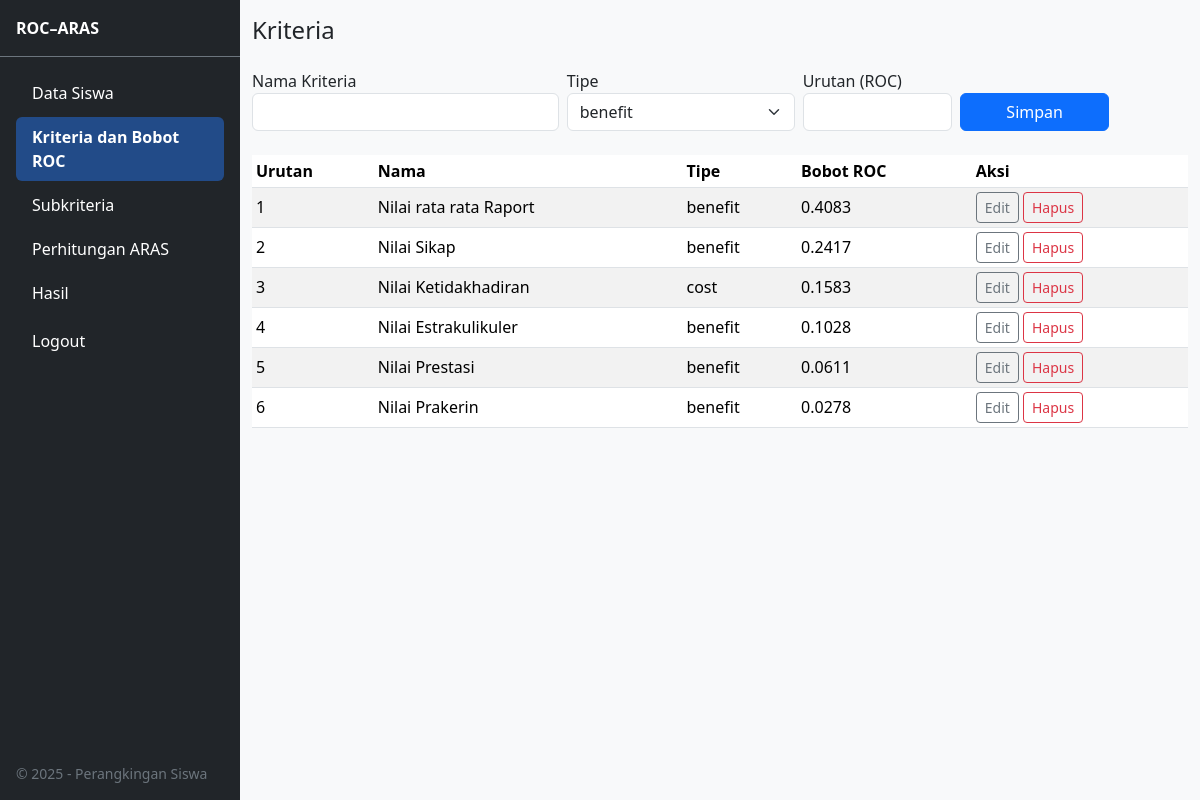
The page /criteria (signed in) on the database its author committed.
### app/models.py (models this page shows)
class Criteria(db.Model):
    id = db.Column(db.Integer, primary_key=True)
    name = db.Column(db.String(200), nullable=False)
    ctype = db.Column(db.String(20), nullable=False)  # 'benefit' or 'cost'
    display_order = db.Column(db.Integer, default=1)  # used by ROC

### app/routes.py (the view)
@main_bp.route("/criteria", methods=["GET","POST"])
@login_required
def criteria_list():
    form = CriteriaForm()
    if form.validate_on_submit():
        c = Criteria(name=form.name.data.strip(), ctype=form.ctype.data, display_order=form.display_order.data)
        db.session.add(c)
        db.session.commit()
        flash("Kriteria ditambahkan.", "success")
        return redirect(url_for("main.criteria_list"))
    items = Criteria.query.order_by(Criteria.display_order.asc()).all()
    n = len(items)
    weights = {}
    if n > 0:
        roc = roc_weights(n)
        for i, c in enumerate(items):
            weights[c.name] = roc[i]
    return render_template("criteria.html", form=form, items=items, weights=weights)

### app/forms.py
class CriteriaForm(FlaskForm):
    name = StringField("Nama Kriteria", validators=[DataRequired()])
    ctype = SelectField("Tipe", choices=[("benefit","benefit"),("cost","cost")], validators=[DataRequired()])
    display_order = IntegerField("Urutan (ROC)", validators=[DataRequired()])
    submit = SubmitField("Simpan")

### app/models.py (called while the page is built)
@login_manager.user_loader
def load_user(user_id):
    return User.query.get(int(user_id))

### app/utils.py (called while the page is built)
def roc_weights(n: int):
    return [sum([1 / (k + 1) for k in range(i, n)]) / n for i in range(n)]

### app/templates/criteria.html (shortened to what this page needs)
{% extends "layout.html" %} {% block content %}
<div class="d-flex justify-content-between align-items-center mb-3">
  <h4>Kriteria</h4>
</div>
<form method="POST" class="row g-2 mb-4">
  <div class="col-md-4">
    {{ form.name.label }} {{ form.name(class="form-control") }}
  </div>
  <div class="col-md-3">
    {{ form.ctype.label }} {{ form.ctype(class="form-select") }}
  </div>
  <div class="col-md-2">
    {{ form.display_order.label }} {{ form.display_order(class="form-control")
    }}
  </div>
  <div class="col-md-2 align-self-end">
    {{ form.submit(class="btn btn-primary w-100") }}
  </div>
</form>
<table class="table table-sm table-striped align-middle">
  <thead>
    <tr>
      <th>Urutan</th>
      <th>Nama</th>
      <th>Tipe</th>
      <th>Bobot ROC</th>
      <th>Aksi</th>
    </tr>
  </thead>
  <tbody>
    {% for c in items %}
    <tr>
      <td>{{ c.display_order }}</td>
      <td>{{ c.name }}</td>
      <td>{{ c.ctype }}</td>
      <td>{{ "%.4f"|format(weights.get(c.name, 0)) }}</td>
      <td>
        <a
          class="btn btn-sm btn-outline-secondary"
          href="{{ url_for('main.criteria_edit', cid=c.id) }}"
          >Edit</a
        >
        <form
          method="POST"
          action="{{ url_for('main.criteria_delete', cid=c.id) }}"
          style="display: inline"
          onsubmit="return confirm('Hapus?')"
        >
          <button class="btn btn-sm btn-outline-danger" type="submit">
            Hapus
          </button>
        </form>
      </td>
    </tr>
    {% endfor %}
  </tbody>
</table>
{% endblock %}

### app/templates/layout.html (shortened to what this page needs)
<!DOCTYPE html>
<html lang="id">
  <head>
    <link
      href="https://cdn.jsdelivr.net/npm/bootstrap@5.3.2/dist/css/bootstrap.min.css"
      rel="stylesheet"
    />
  </head>
  <body class="bg-light">
    <aside class="sidebar-lg d-none d-lg-flex flex-column text-bg-dark">
      <div class="p-3 border-bottom border-secondary">
        <a
          class="navbar-brand text-white text-decoration-none fw-semibold"
          href="{{ url_for('main.dashboard') }}"
        >
          ROC–ARAS
        </a>
      </div>
      <nav class="flex-grow-1 p-3">
        <ul class="nav nav-pills flex-column gap-1">
          {% if current_user.is_authenticated %}
          <li class="nav-item">
            <a
              class="nav-link {% if request.endpoint == 'main.upload' %}active{% endif %}"
              href="{{ url_for('main.upload') }}"
              >Data Siswa</a
            >
          </li>
          <li class="nav-item">
            <a
              class="nav-link {% if request.endpoint == 'main.criteria_list' %}active{% endif %}"
              href="{{ url_for('main.criteria_list') }}"
              >Kriteria dan Bobot ROC</a
            >
          </li>
          <li class="nav-item">
            <a
              class="nav-link {% if request.endpoint == 'main.subcriteria_list' %}active{% endif %}"
              href="{{ url_for('main.subcriteria_list') }}"
              >Subkriteria</a
            >
          </li>
          <li class="nav-item">
            <a
              class="nav-link {% if request.endpoint == 'main.aras_matrix' %}active{% endif %}"
              href="{{ url_for('main.aras_matrix') }}"
              >Perhitungan ARAS</a
            >
          </li>
          <li class="nav-item">
            <a
              class="nav-link {% if request.endpoint == 'main.aras_ranking' %}active{% endif %}"
              href="{{ url_for('main.aras_ranking') }}"
              >Hasil</a
            >
          </li>
          <li class="nav-item">
            <a class="nav-link" href="{{ url_for('auth.logout') }}">Logout</a>
          </li>
          {% endif %}
        </ul>
      </nav>
      <div class="p-3 small text-secondary">
        <span>&copy; 2025 - Perangkingan Siswa</span>
      </div>
    </aside>
    <div class="content-wrap">
      <div class="container-fluid py-3">
         {% block content %}{% endblock %}
      </div>
    </div>
  </body>
</html>

### app/templates/layout.html (style rules this page uses)
:root { --sidebar-w: 240px; }
@media (min-width: 992px) { body { overflow-y: scroll; } }
@media (min-width: 992px) { .sidebar-lg { width: var(--sidebar-w); position: fixed; top: 0; bottom: 0; left: 0; z-index: 1030; } }
@media (min-width: 992px) { .content-wrap { margin-left: var(--sidebar-w); } }
.nav-link { color: #ffffff !important; }
.nav-link.active { background-color: #224b88 !important; font-weight: 600; color: #ffffff !important; border-radius: 0.375rem; }

### rows shown on the page
Criteria: display_order "1", name "Nilai rata rata Raport", ctype "benefit", name "0.4083"
Criteria: display_order "2", name "Nilai Sikap", ctype "benefit", name "0.2417"
Criteria: display_order "3", name "Nilai Ketidakhadiran", ctype "cost", name "0.1583"
Criteria: display_order "4", name "Nilai Estrakulikuler", ctype "benefit", name "0.1028"
Criteria: display_order "5", name "Nilai Prestasi", ctype "benefit", name "0.0611"
Criteria: display_order "6", name "Nilai Prakerin", ctype "benefit", name "0.0278"
